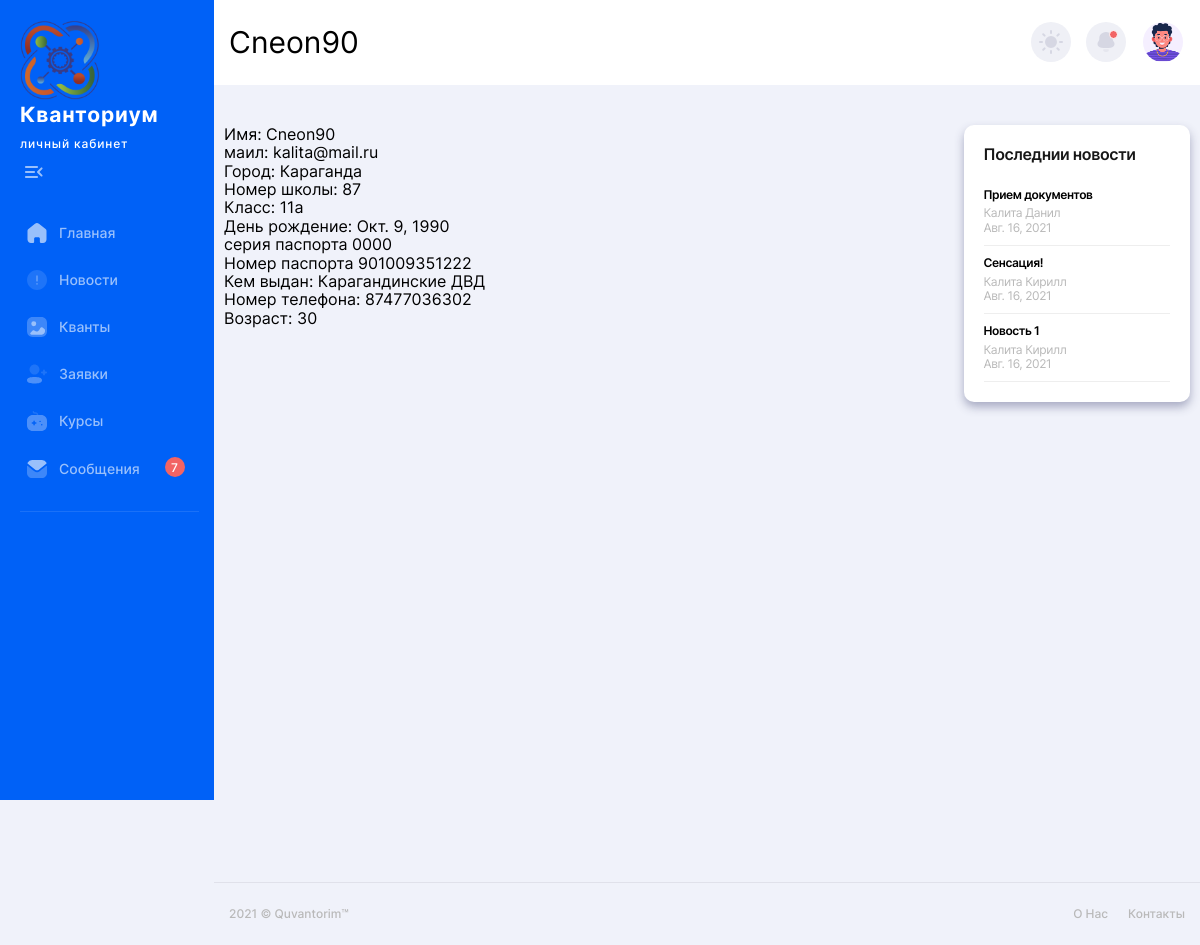
/profile/Cneon90, run on the app's committed database.
### manager/models.py (models this page shows, shortened)
class Profile(models.Model):
    user = models.OneToOneField(User, on_delete=models.CASCADE) #Привязываем к модели юзер
    Passport_series = models.CharField(max_length=10, blank=True)
    Passport_number = models.CharField(max_length=40, blank=True)
    Passport_received = models.CharField(max_length=60, blank=True)
    Location = models.CharField(max_length=30, blank=True)
    School_name = models.CharField(max_length=60, blank=True)
    School_class= models.CharField(max_length=10, blank=True)
    Birth_date = models.DateField(null=True, blank=True)
    Phone = models.CharField(max_length=30, blank=True)
    Status = models.CharField(max_length=10, blank=True)
    id_stepik = models.CharField(max_length=10, blank=True)

class novelty(models.Model):
    name = models.CharField(max_length=30, blank=True)
    heading = models.CharField(max_length=30, blank=True)
    body = models.TextField()
    data = models.DateField(null=True, blank=True)
    time =  models.TimeField(null=True, blank=True)

### manager/views.py (the view)
# urls.py: path('profile/<name>', views.myprofile, name='myprofile'),                  #
def myprofile(request,name):
    data={}
    data.update(init_news(request))
    data['user'] = User.objects.get(username=name)
    data['age'] = calculate_age(data['user'].profile.Birth_date)
    return render(request, 'manager/myprofile.html', data)

### manager/functional.py (called while the page is built)
def init_news(request):
    datas={}
    datas['new'] = novelty.objects.all().order_by('-data').order_by('-time')[:settings.NEWS_COLUMN]
    datas['admins'] = request.user.has_perm('manager.can_admins')
    datas['exit'] = request.user.is_authenticated
    return datas

def calculate_age(born):
    today = date.today()
    return today.year - born.year - ((today.month, today.day) < (born.month, born.day))

### templates/manager/myprofile.html (shortened to what this page needs)
{% extends "manager/main.html" %}
{% block bar %}
  {% if user.is_authenticated %}   sidebar {% else %}  sidebarno {% endif %}
{% endblock %}
{% block namepage %}
      {{ user.username }}
{% endblock %}
{% block content %}
    <main class="main users chart-page" id="skip-target">
      <div class="container">
        <div class="row">
          <div class="col-lg-9">
              <div class="text">
                  <div class="text">
                          Имя:      {{ user.username }} <br>
                          маил:  {{ user.email }}<br>
                          Город: {{ user.profile.Location }}<br>
                          Номер школы: {{ user.profile.School_name }}<br>
                          Класс: {{ user.profile.School_class }}<br>
                          День рождение: {{ user.profile.Birth_date }}<br>
                          серия паспорта     {{ user.profile.Passport_series }}<br>
                          Номер паспорта     {{ user.profile.Passport_number }}<br>
                          Кем выдан:     {{ user.profile.Passport_received }}<br>
                          Номер телефона: {{ user.profile.Phone }}<br>
                          Возраст: {{ age }}
                        <br>
                        <br>
                        <br>
              </div>
              </div>
          </div>
          <div class="col-lg-3">
               {% include 'manager/show_news.html' %}
          </div>
        </div>
      </div>
    </main>
{% endblock %}

### templates/manager/show_news.html (shortened to what this page needs)
     <article class="white-block">
              <div class="top-cat-title">
                <h3>Последнии новости </h3>
              </div>
              <ul class="top-cat-list">
                  {% for news in new %}
                <li>
                  <a href="{% url 'new_post' news.id %}">
                    <div class="top-cat-list__title">
                     {{ news.heading }}
                    </div>
                    <div class="top-cat-list__subtitle">
                       {{ news.name }} <br>
                      {{ news.data }}
                    </div>
                  </a>
                  {% endfor %}
              </ul>
            </article>

### data on the page
novelty: heading "Прием документов", name "Калита Данил", data "Авг. 16, 2021"
novelty: heading "Сенсация!", name "Калита Кирилл", data "Авг. 16, 2021"
novelty: heading "Новость 1", name "Калита Кирилл", data "Авг. 16, 2021"

### other printed values
{{ user.username }} "Cneon90"
{{ user.email }} "kalita@mail.ru"
{{ user.profile.Location }} "Караганда"
{{ user.profile.School_name }} "87"
{{ user.profile.School_class }} "11а"
{{ user.profile.Birth_date }} "Окт. 9, 1990"
{{ user.profile.Passport_series }} "0000"
{{ user.profile.Passport_number }} "901009351222"
{{ user.profile.Passport_received }} "Карагандинские ДВД"
{{ user.profile.Phone }} "87477036302"
{{ age }} "30"
